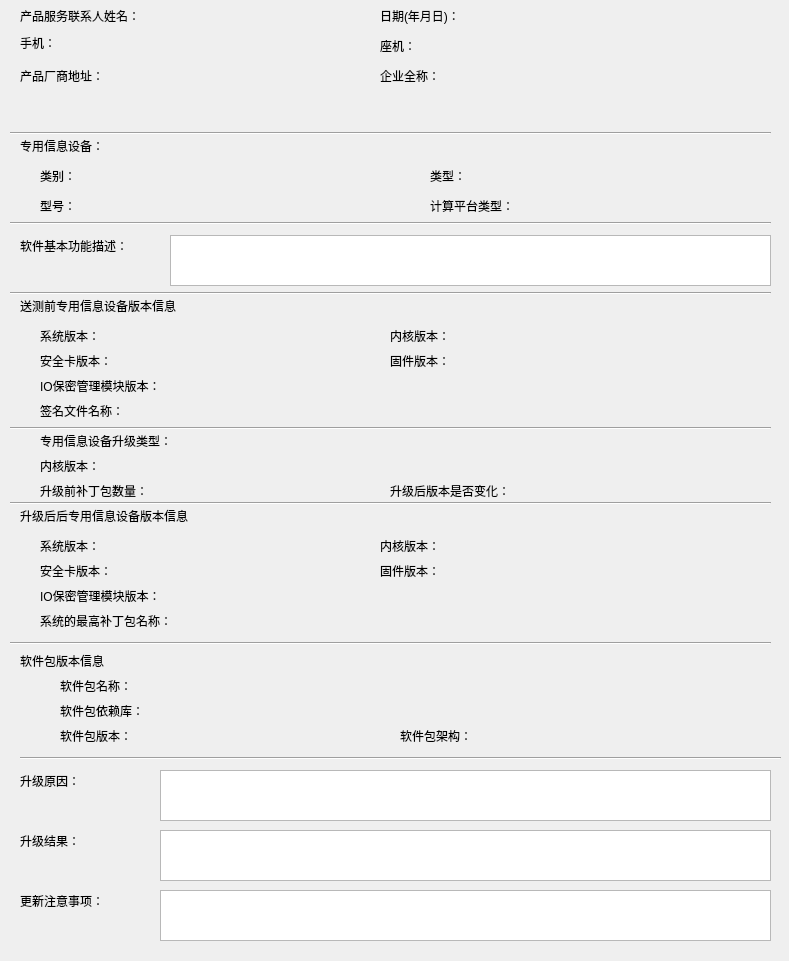
<?xml version="1.0" encoding="UTF-8"?>
<ui version="4.0">
 <class>DeviceFactoryDialog</class>
 <widget class="QDialog" name="DeviceFactoryDialog">
  <property name="geometry">
   <rect>
    <x>0</x>
    <y>0</y>
    <width>789</width>
    <height>961</height>
   </rect>
  </property>
  <property name="windowTitle">
   <string>Dialog</string>
  </property>
  <widget class="QLabel" name="developmentOsVersionLabel">
   <property name="geometry">
    <rect>
     <x>40</x>
     <y>325</y>
     <width>81</width>
     <height>21</height>
    </rect>
   </property>
   <property name="text">
    <string>系统版本：</string>
   </property>
  </widget>
  <widget class="Line" name="line">
   <property name="geometry">
    <rect>
     <x>10</x>
     <y>125</y>
     <width>761</width>
     <height>16</height>
    </rect>
   </property>
   <property name="orientation">
    <enum>Qt::Horizontal</enum>
   </property>
  </widget>
  <widget class="QLabel" name="developmentSocVersionLabel">
   <property name="geometry">
    <rect>
     <x>40</x>
     <y>350</y>
     <width>101</width>
     <height>21</height>
    </rect>
   </property>
   <property name="text">
    <string>安全卡版本：</string>
   </property>
  </widget>
  <widget class="QLabel" name="developmentIoModuleVersionLbl">
   <property name="geometry">
    <rect>
     <x>490</x>
     <y>325</y>
     <width>281</width>
     <height>21</height>
    </rect>
   </property>
   <property name="text">
    <string/>
   </property>
  </widget>
  <widget class="QLabel" name="installResultLabel">
   <property name="geometry">
    <rect>
     <x>20</x>
     <y>830</y>
     <width>91</width>
     <height>21</height>
    </rect>
   </property>
   <property name="text">
    <string>升级结果：</string>
   </property>
  </widget>
  <widget class="QTextBrowser" name="installWarningTextBrowser">
   <property name="geometry">
    <rect>
     <x>160</x>
     <y>890</y>
     <width>611</width>
     <height>51</height>
    </rect>
   </property>
  </widget>
  <widget class="QLabel" name="installReasonLabel">
   <property name="geometry">
    <rect>
     <x>20</x>
     <y>770</y>
     <width>91</width>
     <height>21</height>
    </rect>
   </property>
   <property name="text">
    <string>升级原因：</string>
   </property>
  </widget>
  <widget class="QLabel" name="dateLabel">
   <property name="geometry">
    <rect>
     <x>380</x>
     <y>5</y>
     <width>121</width>
     <height>21</height>
    </rect>
   </property>
   <property name="text">
    <string>日期(年月日)：</string>
   </property>
  </widget>
  <widget class="QLabel" name="pkgDependencyLbl_3">
   <property name="geometry">
    <rect>
     <x>190</x>
     <y>375</y>
     <width>581</width>
     <height>21</height>
    </rect>
   </property>
   <property name="text">
    <string/>
   </property>
  </widget>
  <widget class="QLabel" name="companyNameLabel">
   <property name="geometry">
    <rect>
     <x>380</x>
     <y>65</y>
     <width>91</width>
     <height>21</height>
    </rect>
   </property>
   <property name="text">
    <string>企业全称：</string>
   </property>
  </widget>
  <widget class="QLabel" name="runtimeKernelVersionLabel">
   <property name="geometry">
    <rect>
     <x>380</x>
     <y>535</y>
     <width>81</width>
     <height>21</height>
    </rect>
   </property>
   <property name="text">
    <string>内核版本：</string>
   </property>
  </widget>
  <widget class="QLabel" name="runtimeKernelVersionLbl">
   <property name="geometry">
    <rect>
     <x>470</x>
     <y>535</y>
     <width>301</width>
     <height>21</height>
    </rect>
   </property>
   <property name="text">
    <string/>
   </property>
  </widget>
  <widget class="QLabel" name="developmentSocVersionLbl">
   <property name="geometry">
    <rect>
     <x>150</x>
     <y>350</y>
     <width>231</width>
     <height>21</height>
    </rect>
   </property>
   <property name="text">
    <string/>
   </property>
  </widget>
  <widget class="QLabel" name="productInfoLabel">
   <property name="geometry">
    <rect>
     <x>20</x>
     <y>235</y>
     <width>141</width>
     <height>21</height>
    </rect>
   </property>
   <property name="text">
    <string>软件基本功能描述：</string>
   </property>
  </widget>
  <widget class="QLabel" name="platformLabel">
   <property name="geometry">
    <rect>
     <x>20</x>
     <y>135</y>
     <width>111</width>
     <height>21</height>
    </rect>
   </property>
   <property name="text">
    <string>专用信息设备：</string>
   </property>
  </widget>
  <widget class="QLabel" name="runtimeOsVersionLbl">
   <property name="geometry">
    <rect>
     <x>130</x>
     <y>535</y>
     <width>251</width>
     <height>21</height>
    </rect>
   </property>
   <property name="text">
    <string/>
   </property>
  </widget>
  <widget class="QLabel" name="runtimeSocVersionLbl">
   <property name="geometry">
    <rect>
     <x>140</x>
     <y>560</y>
     <width>241</width>
     <height>21</height>
    </rect>
   </property>
   <property name="text">
    <string/>
   </property>
  </widget>
  <widget class="QLabel" name="runtimeSocVersionLabel">
   <property name="geometry">
    <rect>
     <x>40</x>
     <y>560</y>
     <width>101</width>
     <height>21</height>
    </rect>
   </property>
   <property name="text">
    <string>安全卡版本：</string>
   </property>
  </widget>
  <widget class="QLabel" name="runtimeIoModuleVersionLbl_2">
   <property name="geometry">
    <rect>
     <x>220</x>
     <y>610</y>
     <width>541</width>
     <height>21</height>
    </rect>
   </property>
   <property name="text">
    <string/>
   </property>
  </widget>
  <widget class="QLabel" name="contactNameLabel">
   <property name="geometry">
    <rect>
     <x>20</x>
     <y>5</y>
     <width>151</width>
     <height>21</height>
    </rect>
   </property>
   <property name="text">
    <string>产品服务联系人姓名：</string>
   </property>
  </widget>
  <widget class="QLabel" name="contactNameLbl">
   <property name="geometry">
    <rect>
     <x>170</x>
     <y>5</y>
     <width>191</width>
     <height>21</height>
    </rect>
   </property>
   <property name="text">
    <string/>
   </property>
  </widget>
  <widget class="Line" name="line_4">
   <property name="geometry">
    <rect>
     <x>10</x>
     <y>495</y>
     <width>761</width>
     <height>16</height>
    </rect>
   </property>
   <property name="orientation">
    <enum>Qt::Horizontal</enum>
   </property>
  </widget>
  <widget class="QLabel" name="addressInfoLabel">
   <property name="geometry">
    <rect>
     <x>20</x>
     <y>65</y>
     <width>111</width>
     <height>21</height>
    </rect>
   </property>
   <property name="text">
    <string>产品厂商地址：</string>
   </property>
  </widget>
  <widget class="QLabel" name="telephoneLbl">
   <property name="geometry">
    <rect>
     <x>500</x>
     <y>35</y>
     <width>261</width>
     <height>21</height>
    </rect>
   </property>
   <property name="text">
    <string/>
   </property>
  </widget>
  <widget class="QLabel" name="label_18">
   <property name="geometry">
    <rect>
     <x>20</x>
     <y>505</y>
     <width>281</width>
     <height>21</height>
    </rect>
   </property>
   <property name="text">
    <string>升级后后专用信息设备版本信息</string>
   </property>
  </widget>
  <widget class="QLabel" name="formLabel">
   <property name="geometry">
    <rect>
     <x>430</x>
     <y>165</y>
     <width>81</width>
     <height>21</height>
    </rect>
   </property>
   <property name="text">
    <string>类型：</string>
   </property>
  </widget>
  <widget class="Line" name="line_2">
   <property name="geometry">
    <rect>
     <x>10</x>
     <y>215</y>
     <width>761</width>
     <height>16</height>
    </rect>
   </property>
   <property name="orientation">
    <enum>Qt::Horizontal</enum>
   </property>
  </widget>
  <widget class="QLabel" name="typeLabel">
   <property name="geometry">
    <rect>
     <x>40</x>
     <y>165</y>
     <width>61</width>
     <height>21</height>
    </rect>
   </property>
   <property name="text">
    <string>类别：</string>
   </property>
  </widget>
  <widget class="QLabel" name="runtimeFirmwareVersionLabel">
   <property name="geometry">
    <rect>
     <x>380</x>
     <y>560</y>
     <width>81</width>
     <height>21</height>
    </rect>
   </property>
   <property name="text">
    <string>固件版本：</string>
   </property>
  </widget>
  <widget class="QLabel" name="typeLbl">
   <property name="geometry">
    <rect>
     <x>90</x>
     <y>165</y>
     <width>341</width>
     <height>21</height>
    </rect>
   </property>
   <property name="text">
    <string/>
   </property>
  </widget>
  <widget class="QLabel" name="addressInfoLbl">
   <property name="geometry">
    <rect>
     <x>170</x>
     <y>65</y>
     <width>211</width>
     <height>21</height>
    </rect>
   </property>
   <property name="text">
    <string/>
   </property>
  </widget>
  <widget class="QLabel" name="formLbl">
   <property name="geometry">
    <rect>
     <x>530</x>
     <y>165</y>
     <width>241</width>
     <height>21</height>
    </rect>
   </property>
   <property name="text">
    <string/>
   </property>
  </widget>
  <widget class="QTextBrowser" name="productInfoTextBrowser">
   <property name="geometry">
    <rect>
     <x>170</x>
     <y>235</y>
     <width>601</width>
     <height>51</height>
    </rect>
   </property>
  </widget>
  <widget class="QLabel" name="formLbl_2">
   <property name="geometry">
    <rect>
     <x>540</x>
     <y>195</y>
     <width>241</width>
     <height>21</height>
    </rect>
   </property>
   <property name="text">
    <string/>
   </property>
  </widget>
  <widget class="QLabel" name="typeLbl_2">
   <property name="geometry">
    <rect>
     <x>90</x>
     <y>195</y>
     <width>341</width>
     <height>21</height>
    </rect>
   </property>
   <property name="text">
    <string/>
   </property>
  </widget>
  <widget class="QLabel" name="telephoneLabel">
   <property name="geometry">
    <rect>
     <x>380</x>
     <y>35</y>
     <width>51</width>
     <height>21</height>
    </rect>
   </property>
   <property name="text">
    <string>座机：</string>
   </property>
  </widget>
  <widget class="QLabel" name="developmentKernelVersionLabel">
   <property name="geometry">
    <rect>
     <x>390</x>
     <y>325</y>
     <width>81</width>
     <height>21</height>
    </rect>
   </property>
   <property name="text">
    <string>内核版本：</string>
   </property>
  </widget>
  <widget class="QLabel" name="developmentOsVersionLbl">
   <property name="geometry">
    <rect>
     <x>150</x>
     <y>325</y>
     <width>221</width>
     <height>21</height>
    </rect>
   </property>
   <property name="text">
    <string/>
   </property>
  </widget>
  <widget class="QLabel" name="pkgDependencyLbl">
   <property name="geometry">
    <rect>
     <x>190</x>
     <y>400</y>
     <width>581</width>
     <height>21</height>
    </rect>
   </property>
   <property name="text">
    <string/>
   </property>
  </widget>
  <widget class="Line" name="line_5">
   <property name="geometry">
    <rect>
     <x>10</x>
     <y>635</y>
     <width>761</width>
     <height>16</height>
    </rect>
   </property>
   <property name="orientation">
    <enum>Qt::Horizontal</enum>
   </property>
  </widget>
  <widget class="QLabel" name="companyNameLbl">
   <property name="geometry">
    <rect>
     <x>500</x>
     <y>65</y>
     <width>261</width>
     <height>21</height>
    </rect>
   </property>
   <property name="text">
    <string/>
   </property>
  </widget>
  <widget class="Line" name="line_3">
   <property name="geometry">
    <rect>
     <x>10</x>
     <y>285</y>
     <width>761</width>
     <height>16</height>
    </rect>
   </property>
   <property name="orientation">
    <enum>Qt::Horizontal</enum>
   </property>
  </widget>
  <widget class="QTextBrowser" name="installReasonTextBrowser">
   <property name="geometry">
    <rect>
     <x>160</x>
     <y>770</y>
     <width>611</width>
     <height>51</height>
    </rect>
   </property>
  </widget>
  <widget class="QLabel" name="runtimeOsVersionLabel">
   <property name="geometry">
    <rect>
     <x>40</x>
     <y>535</y>
     <width>81</width>
     <height>21</height>
    </rect>
   </property>
   <property name="text">
    <string>系统版本：</string>
   </property>
  </widget>
  <widget class="QLabel" name="mobilePhoneLabel">
   <property name="geometry">
    <rect>
     <x>20</x>
     <y>35</y>
     <width>51</width>
     <height>16</height>
    </rect>
   </property>
   <property name="text">
    <string>手机：</string>
   </property>
  </widget>
  <widget class="QLabel" name="developmentKernelVersionLbl">
   <property name="geometry">
    <rect>
     <x>500</x>
     <y>325</y>
     <width>261</width>
     <height>21</height>
    </rect>
   </property>
   <property name="text">
    <string/>
   </property>
  </widget>
  <widget class="QLabel" name="developmentFirmwareVersionLbl">
   <property name="geometry">
    <rect>
     <x>390</x>
     <y>350</y>
     <width>81</width>
     <height>21</height>
    </rect>
   </property>
   <property name="text">
    <string>固件版本：</string>
   </property>
  </widget>
  <widget class="QLabel" name="runtimeIoModuleVersionLabel">
   <property name="geometry">
    <rect>
     <x>40</x>
     <y>585</y>
     <width>151</width>
     <height>21</height>
    </rect>
   </property>
   <property name="text">
    <string>IO保密管理模块版本：</string>
   </property>
  </widget>
  <widget class="QLabel" name="runtimeIoModuleVersionLbl">
   <property name="geometry">
    <rect>
     <x>200</x>
     <y>585</y>
     <width>561</width>
     <height>21</height>
    </rect>
   </property>
   <property name="text">
    <string/>
   </property>
  </widget>
  <widget class="QLabel" name="label_9">
   <property name="geometry">
    <rect>
     <x>20</x>
     <y>295</y>
     <width>491</width>
     <height>21</height>
    </rect>
   </property>
   <property name="text">
    <string>送测前专用信息设备版本信息</string>
   </property>
  </widget>
  <widget class="QLabel" name="label_17">
   <property name="geometry">
    <rect>
     <x>500</x>
     <y>350</y>
     <width>221</width>
     <height>21</height>
    </rect>
   </property>
   <property name="text">
    <string/>
   </property>
  </widget>
  <widget class="QLabel" name="dateLbl">
   <property name="geometry">
    <rect>
     <x>500</x>
     <y>5</y>
     <width>261</width>
     <height>21</height>
    </rect>
   </property>
   <property name="text">
    <string/>
   </property>
  </widget>
  <widget class="QLabel" name="mobilePhoneLbl">
   <property name="geometry">
    <rect>
     <x>170</x>
     <y>35</y>
     <width>211</width>
     <height>21</height>
    </rect>
   </property>
   <property name="text">
    <string/>
   </property>
  </widget>
  <widget class="QLabel" name="typeLabel_2">
   <property name="geometry">
    <rect>
     <x>40</x>
     <y>195</y>
     <width>61</width>
     <height>21</height>
    </rect>
   </property>
   <property name="text">
    <string>型号：</string>
   </property>
  </widget>
  <widget class="QLabel" name="runtimeIoModuleVersionLabel_2">
   <property name="geometry">
    <rect>
     <x>40</x>
     <y>610</y>
     <width>181</width>
     <height>21</height>
    </rect>
   </property>
   <property name="text">
    <string>系统的最高补丁包名称：</string>
   </property>
  </widget>
  <widget class="QLabel" name="formLabel_2">
   <property name="geometry">
    <rect>
     <x>430</x>
     <y>195</y>
     <width>101</width>
     <height>21</height>
    </rect>
   </property>
   <property name="text">
    <string>计算平台类型：</string>
   </property>
  </widget>
  <widget class="QLabel" name="runtimeFirmwareVersionLbl">
   <property name="geometry">
    <rect>
     <x>480</x>
     <y>560</y>
     <width>291</width>
     <height>21</height>
    </rect>
   </property>
   <property name="text">
    <string/>
   </property>
  </widget>
  <widget class="QTextBrowser" name="installResultTextBrowser">
   <property name="geometry">
    <rect>
     <x>160</x>
     <y>830</y>
     <width>611</width>
     <height>51</height>
    </rect>
   </property>
  </widget>
  <widget class="QLabel" name="productNameLabel_2">
   <property name="geometry">
    <rect>
     <x>240</x>
     <y>85</y>
     <width>491</width>
     <height>16</height>
    </rect>
   </property>
   <property name="text">
    <string/>
   </property>
  </widget>
  <widget class="QLabel" name="installWarningLabel">
   <property name="geometry">
    <rect>
     <x>20</x>
     <y>890</y>
     <width>111</width>
     <height>21</height>
    </rect>
   </property>
   <property name="text">
    <string>更新注意事项：</string>
   </property>
  </widget>
  <widget class="QLabel" name="developmentIoModuleVersionLabel">
   <property name="geometry">
    <rect>
     <x>40</x>
     <y>375</y>
     <width>161</width>
     <height>21</height>
    </rect>
   </property>
   <property name="text">
    <string>IO保密管理模块版本：</string>
   </property>
  </widget>
  <widget class="QLabel" name="pkgDependencyLabel_2">
   <property name="geometry">
    <rect>
     <x>40</x>
     <y>400</y>
     <width>111</width>
     <height>21</height>
    </rect>
   </property>
   <property name="text">
    <string>签名文件名称：</string>
   </property>
  </widget>
  <widget class="QLabel" name="developmentOsVersionLbl_2">
   <property name="geometry">
    <rect>
     <x>210</x>
     <y>430</y>
     <width>561</width>
     <height>21</height>
    </rect>
   </property>
   <property name="text">
    <string/>
   </property>
  </widget>
  <widget class="QLabel" name="developmentKernelVersionLbl_2">
   <property name="geometry">
    <rect>
     <x>210</x>
     <y>455</y>
     <width>561</width>
     <height>21</height>
    </rect>
   </property>
   <property name="text">
    <string/>
   </property>
  </widget>
  <widget class="QLabel" name="developmentOsVersionLabel_2">
   <property name="geometry">
    <rect>
     <x>40</x>
     <y>430</y>
     <width>171</width>
     <height>21</height>
    </rect>
   </property>
   <property name="text">
    <string>专用信息设备升级类型：</string>
   </property>
  </widget>
  <widget class="QLabel" name="developmentKernelVersionLabel_2">
   <property name="geometry">
    <rect>
     <x>40</x>
     <y>455</y>
     <width>81</width>
     <height>21</height>
    </rect>
   </property>
   <property name="text">
    <string>内核版本：</string>
   </property>
  </widget>
  <widget class="Line" name="line_6">
   <property name="geometry">
    <rect>
     <x>10</x>
     <y>420</y>
     <width>761</width>
     <height>16</height>
    </rect>
   </property>
   <property name="orientation">
    <enum>Qt::Horizontal</enum>
   </property>
  </widget>
  <widget class="QLabel" name="developmentFirmwareVersionLbl_2">
   <property name="geometry">
    <rect>
     <x>390</x>
     <y>480</y>
     <width>151</width>
     <height>21</height>
    </rect>
   </property>
   <property name="text">
    <string>升级后版本是否变化：</string>
   </property>
  </widget>
  <widget class="QLabel" name="developmentSocVersionLbl_2">
   <property name="geometry">
    <rect>
     <x>180</x>
     <y>480</y>
     <width>201</width>
     <height>21</height>
    </rect>
   </property>
   <property name="text">
    <string/>
   </property>
  </widget>
  <widget class="QLabel" name="label_19">
   <property name="geometry">
    <rect>
     <x>540</x>
     <y>480</y>
     <width>231</width>
     <height>21</height>
    </rect>
   </property>
   <property name="text">
    <string/>
   </property>
  </widget>
  <widget class="QLabel" name="developmentSocVersionLabel_2">
   <property name="geometry">
    <rect>
     <x>40</x>
     <y>480</y>
     <width>141</width>
     <height>21</height>
    </rect>
   </property>
   <property name="text">
    <string>升级前补丁包数量：</string>
   </property>
  </widget>
  <widget class="QLabel" name="label_20">
   <property name="geometry">
    <rect>
     <x>20</x>
     <y>650</y>
     <width>281</width>
     <height>21</height>
    </rect>
   </property>
   <property name="text">
    <string>软件包版本信息</string>
   </property>
  </widget>
  <widget class="QLabel" name="pkgDependencyLbl_4">
   <property name="geometry">
    <rect>
     <x>170</x>
     <y>700</y>
     <width>591</width>
     <height>21</height>
    </rect>
   </property>
   <property name="text">
    <string/>
   </property>
  </widget>
  <widget class="QLabel" name="pkgNameLbl_2">
   <property name="geometry">
    <rect>
     <x>170</x>
     <y>675</y>
     <width>611</width>
     <height>21</height>
    </rect>
   </property>
   <property name="text">
    <string/>
   </property>
  </widget>
  <widget class="QLabel" name="pkgVersionLabel_2">
   <property name="geometry">
    <rect>
     <x>60</x>
     <y>725</y>
     <width>91</width>
     <height>21</height>
    </rect>
   </property>
   <property name="text">
    <string>软件包版本：</string>
   </property>
  </widget>
  <widget class="QLabel" name="pkgNameLabel_2">
   <property name="geometry">
    <rect>
     <x>60</x>
     <y>675</y>
     <width>101</width>
     <height>21</height>
    </rect>
   </property>
   <property name="text">
    <string>软件包名称：</string>
   </property>
  </widget>
  <widget class="QLabel" name="pkgVersionLbl_2">
   <property name="geometry">
    <rect>
     <x>170</x>
     <y>725</y>
     <width>221</width>
     <height>21</height>
    </rect>
   </property>
   <property name="text">
    <string/>
   </property>
  </widget>
  <widget class="QLabel" name="pkgArchLbl_2">
   <property name="geometry">
    <rect>
     <x>520</x>
     <y>725</y>
     <width>221</width>
     <height>21</height>
    </rect>
   </property>
   <property name="text">
    <string/>
   </property>
  </widget>
  <widget class="QLabel" name="pkgDependencyLabel_4">
   <property name="geometry">
    <rect>
     <x>60</x>
     <y>700</y>
     <width>101</width>
     <height>21</height>
    </rect>
   </property>
   <property name="text">
    <string>软件包依赖库：</string>
   </property>
  </widget>
  <widget class="QLabel" name="pkgArchLabel_2">
   <property name="geometry">
    <rect>
     <x>400</x>
     <y>725</y>
     <width>91</width>
     <height>21</height>
    </rect>
   </property>
   <property name="text">
    <string>软件包架构：</string>
   </property>
  </widget>
  <widget class="Line" name="line_7">
   <property name="geometry">
    <rect>
     <x>20</x>
     <y>750</y>
     <width>761</width>
     <height>16</height>
    </rect>
   </property>
   <property name="orientation">
    <enum>Qt::Horizontal</enum>
   </property>
  </widget>
  <zorder>developmentOsVersionLabel</zorder>
  <zorder>line</zorder>
  <zorder>developmentSocVersionLabel</zorder>
  <zorder>developmentIoModuleVersionLbl</zorder>
  <zorder>installResultLabel</zorder>
  <zorder>installWarningTextBrowser</zorder>
  <zorder>installReasonLabel</zorder>
  <zorder>dateLabel</zorder>
  <zorder>pkgDependencyLbl_3</zorder>
  <zorder>companyNameLabel</zorder>
  <zorder>runtimeKernelVersionLabel</zorder>
  <zorder>runtimeKernelVersionLbl</zorder>
  <zorder>developmentSocVersionLbl</zorder>
  <zorder>productInfoLabel</zorder>
  <zorder>platformLabel</zorder>
  <zorder>runtimeOsVersionLbl</zorder>
  <zorder>runtimeSocVersionLbl</zorder>
  <zorder>runtimeSocVersionLabel</zorder>
  <zorder>runtimeIoModuleVersionLbl_2</zorder>
  <zorder>contactNameLabel</zorder>
  <zorder>contactNameLbl</zorder>
  <zorder>line_4</zorder>
  <zorder>addressInfoLabel</zorder>
  <zorder>telephoneLbl</zorder>
  <zorder>label_18</zorder>
  <zorder>formLabel</zorder>
  <zorder>line_2</zorder>
  <zorder>typeLabel</zorder>
  <zorder>runtimeFirmwareVersionLabel</zorder>
  <zorder>typeLbl</zorder>
  <zorder>addressInfoLbl</zorder>
  <zorder>formLbl</zorder>
  <zorder>productInfoTextBrowser</zorder>
  <zorder>formLbl_2</zorder>
  <zorder>typeLbl_2</zorder>
  <zorder>telephoneLabel</zorder>
  <zorder>developmentKernelVersionLabel</zorder>
  <zorder>developmentOsVersionLbl</zorder>
  <zorder>pkgDependencyLbl</zorder>
  <zorder>line_5</zorder>
  <zorder>companyNameLbl</zorder>
  <zorder>line_3</zorder>
  <zorder>installReasonTextBrowser</zorder>
  <zorder>runtimeOsVersionLabel</zorder>
  <zorder>mobilePhoneLabel</zorder>
  <zorder>developmentKernelVersionLbl</zorder>
  <zorder>developmentFirmwareVersionLbl</zorder>
  <zorder>runtimeIoModuleVersionLabel</zorder>
  <zorder>runtimeIoModuleVersionLbl</zorder>
  <zorder>label_9</zorder>
  <zorder>label_17</zorder>
  <zorder>dateLbl</zorder>
  <zorder>mobilePhoneLbl</zorder>
  <zorder>typeLabel_2</zorder>
  <zorder>runtimeIoModuleVersionLabel_2</zorder>
  <zorder>formLabel_2</zorder>
  <zorder>runtimeFirmwareVersionLbl</zorder>
  <zorder>installResultTextBrowser</zorder>
  <zorder>productNameLabel_2</zorder>
  <zorder>installWarningLabel</zorder>
  <zorder>developmentIoModuleVersionLabel</zorder>
  <zorder>pkgDependencyLabel_2</zorder>
  <zorder>developmentOsVersionLbl_2</zorder>
  <zorder>developmentKernelVersionLbl_2</zorder>
  <zorder>developmentOsVersionLabel_2</zorder>
  <zorder>developmentKernelVersionLabel_2</zorder>
  <zorder>line_6</zorder>
  <zorder>scrollArea</zorder>
  <zorder>developmentFirmwareVersionLbl_2</zorder>
  <zorder>developmentSocVersionLbl_2</zorder>
  <zorder>label_19</zorder>
  <zorder>developmentSocVersionLabel_2</zorder>
  <zorder>label_20</zorder>
  <zorder>pkgDependencyLbl_4</zorder>
  <zorder>pkgNameLbl_2</zorder>
  <zorder>pkgVersionLabel_2</zorder>
  <zorder>pkgNameLabel_2</zorder>
  <zorder>pkgVersionLbl_2</zorder>
  <zorder>pkgArchLbl_2</zorder>
  <zorder>pkgDependencyLabel_4</zorder>
  <zorder>pkgArchLabel_2</zorder>
  <zorder>line_7</zorder>
 </widget>
 <resources/>
 <connections/>
</ui>
